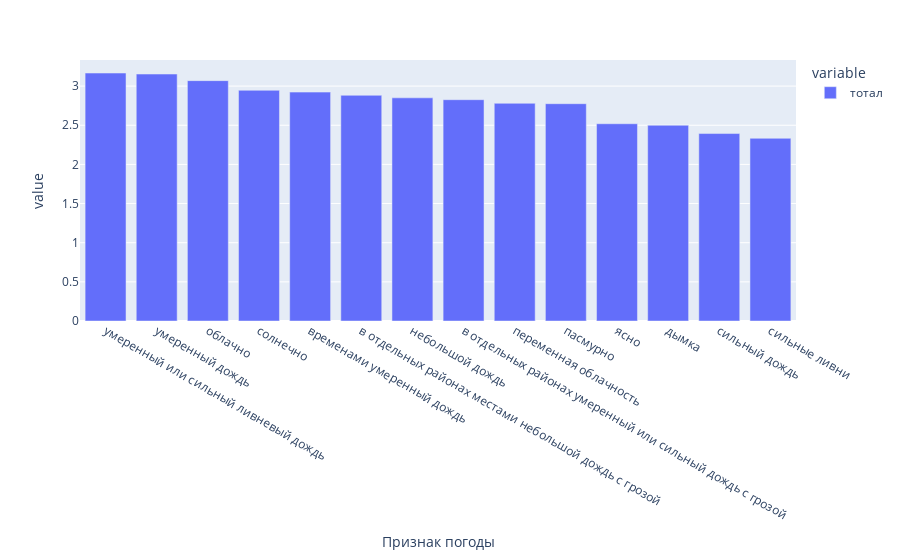

Notebook code for this chart:
### Code cell
res_tab = df.groupby('Признак погоды')['тотал'].mean().sort_values(ascending=False)
fig = px.bar(res_tab)
fig.show()

### Figure 1 — Plotly figure (JSON) as saved in the notebook; plotly's stock layout.template omitted (floating-point values rounded to 4 significant figures)
{"data": [{"alignmentgroup": "True", "hovertemplate": "variable=тотал<br>Признак погоды=%{x}<br>value=%{y}<extra></extra>", "legendgroup": "тотал", "marker": {"color": "#636efa", "pattern": {"shape": ""}}, "name": "тотал", "offsetgroup": "тотал", "orientation": "v", "showlegend": true, "textposition": "auto", "type": "bar", "x": ["умеренный или сильный ливневый дождь", "умеренный дождь", "облачно", "солнечно", "временами умеренный дождь", "в отдельных районах местами небольшой дождь с грозой", "небольшой дождь", "в отдельных районах умеренный или сильный дождь с грозой", "переменная облачность", "пасмурно", "ясно", "дымка", "сильный дождь", "сильные ливни"], "xaxis": "x", "y": [3.167, 3.154, 3.07, 2.946, 2.923, 2.882, 2.85, 2.826, 2.78, 2.775, 2.519, 2.5, 2.394, 2.333], "yaxis": "y"}], "layout": {"barmode": "relative", "legend": {"title": {"text": "variable"}, "tracegroupgap": 0}, "margin": {"t": 60}, "xaxis": {"anchor": "y", "domain": [0, 1], "title": {"text": "Признак погоды"}}, "yaxis": {"anchor": "x", "domain": [0, 1], "title": {"text": "value"}}}}
